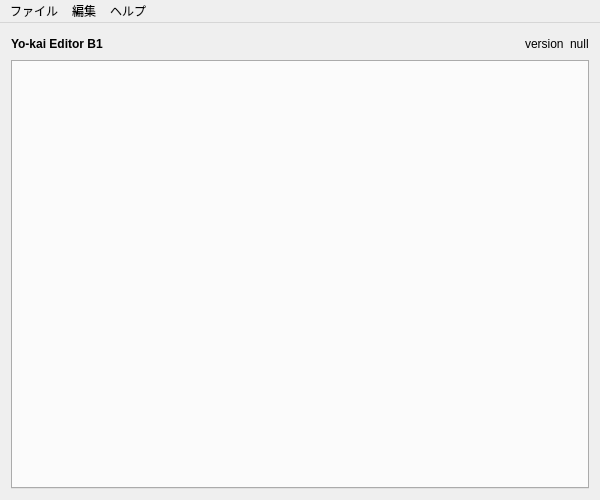
<?xml version="1.0" encoding="UTF-8"?>
<ui version="4.0">
 <class>MainWindow</class>
 <widget class="QMainWindow" name="MainWindow">
  <property name="geometry">
   <rect>
    <x>0</x>
    <y>0</y>
    <width>600</width>
    <height>500</height>
   </rect>
  </property>
  <property name="windowTitle">
   <string notr="true">Yo-kai Editor B1</string>
  </property>
  <widget class="QWidget" name="centralWidget">
   <layout class="QGridLayout" name="gridLayout">
    <item row="0" column="0">
     <layout class="QVBoxLayout" name="verticalLayout">
      <item>
       <layout class="QHBoxLayout" name="horizontalLayout">
        <item>
         <widget class="QLabel" name="title_label">
          <property name="font">
           <font>
            <weight>75</weight>
            <bold>true</bold>
           </font>
          </property>
          <property name="text">
           <string notr="true">Yo-kai Editor B1</string>
          </property>
         </widget>
        </item>
        <item>
         <spacer name="horizontalSpacer">
          <property name="orientation">
           <enum>Qt::Horizontal</enum>
          </property>
          <property name="sizeHint" stdset="0">
           <size>
            <width>40</width>
            <height>20</height>
           </size>
          </property>
         </spacer>
        </item>
        <item>
         <widget class="QLabel" name="label">
          <property name="text">
           <string>version</string>
          </property>
         </widget>
        </item>
        <item>
         <widget class="QLabel" name="version_label">
          <property name="text">
           <string notr="true">null</string>
          </property>
         </widget>
        </item>
       </layout>
      </item>
      <item>
       <widget class="QTabWidget" name="tabWidget">
        <property name="currentIndex">
         <number>-1</number>
        </property>
       </widget>
      </item>
     </layout>
    </item>
   </layout>
  </widget>
  <widget class="QMenuBar" name="menuBar">
   <property name="geometry">
    <rect>
     <x>0</x>
     <y>0</y>
     <width>600</width>
     <height>22</height>
    </rect>
   </property>
   <widget class="QMenu" name="menuFile">
    <property name="title">
     <string>ファイル</string>
    </property>
    <addaction name="actionOpen"/>
    <addaction name="actionSave"/>
    <addaction name="separator"/>
    <addaction name="actionOpenDecrypted"/>
    <addaction name="actionSaveDecrypted"/>
   </widget>
   <widget class="QMenu" name="menuHelp">
    <property name="title">
     <string>ヘルプ</string>
    </property>
    <addaction name="actionVersion_information"/>
   </widget>
   <widget class="QMenu" name="menuEdit">
    <property name="title">
     <string>編集</string>
    </property>
    <addaction name="actionManual_Edit"/>
   </widget>
   <addaction name="menuFile"/>
   <addaction name="menuEdit"/>
   <addaction name="menuHelp"/>
  </widget>
  <action name="actionOpen">
   <property name="text">
    <string>開く...</string>
   </property>
   <property name="shortcut">
    <string>Ctrl+O</string>
   </property>
  </action>
  <action name="actionSave">
   <property name="enabled">
    <bool>false</bool>
   </property>
   <property name="text">
    <string>別名で保存…</string>
   </property>
   <property name="shortcut">
    <string>Ctrl+S</string>
   </property>
  </action>
  <action name="actionVersion_information">
   <property name="text">
    <string>このアプリケーションについて</string>
   </property>
  </action>
  <action name="actionManual_Edit">
   <property name="enabled">
    <bool>false</bool>
   </property>
   <property name="text">
    <string>バイナリエディタで編集</string>
   </property>
   <property name="shortcut">
    <string>Ctrl+E</string>
   </property>
  </action>
  <action name="actionOpenDecrypted">
   <property name="text">
    <string>復号済みデータを開く…</string>
   </property>
   <property name="shortcut">
    <string>Ctrl+Shift+O</string>
   </property>
  </action>
  <action name="actionSaveDecrypted">
   <property name="enabled">
    <bool>false</bool>
   </property>
   <property name="text">
    <string>復号済みデータを別名で保存…</string>
   </property>
   <property name="shortcut">
    <string>Ctrl+Shift+S</string>
   </property>
  </action>
 </widget>
 <layoutdefault spacing="6" margin="11"/>
 <resources/>
 <connections/>
</ui>
